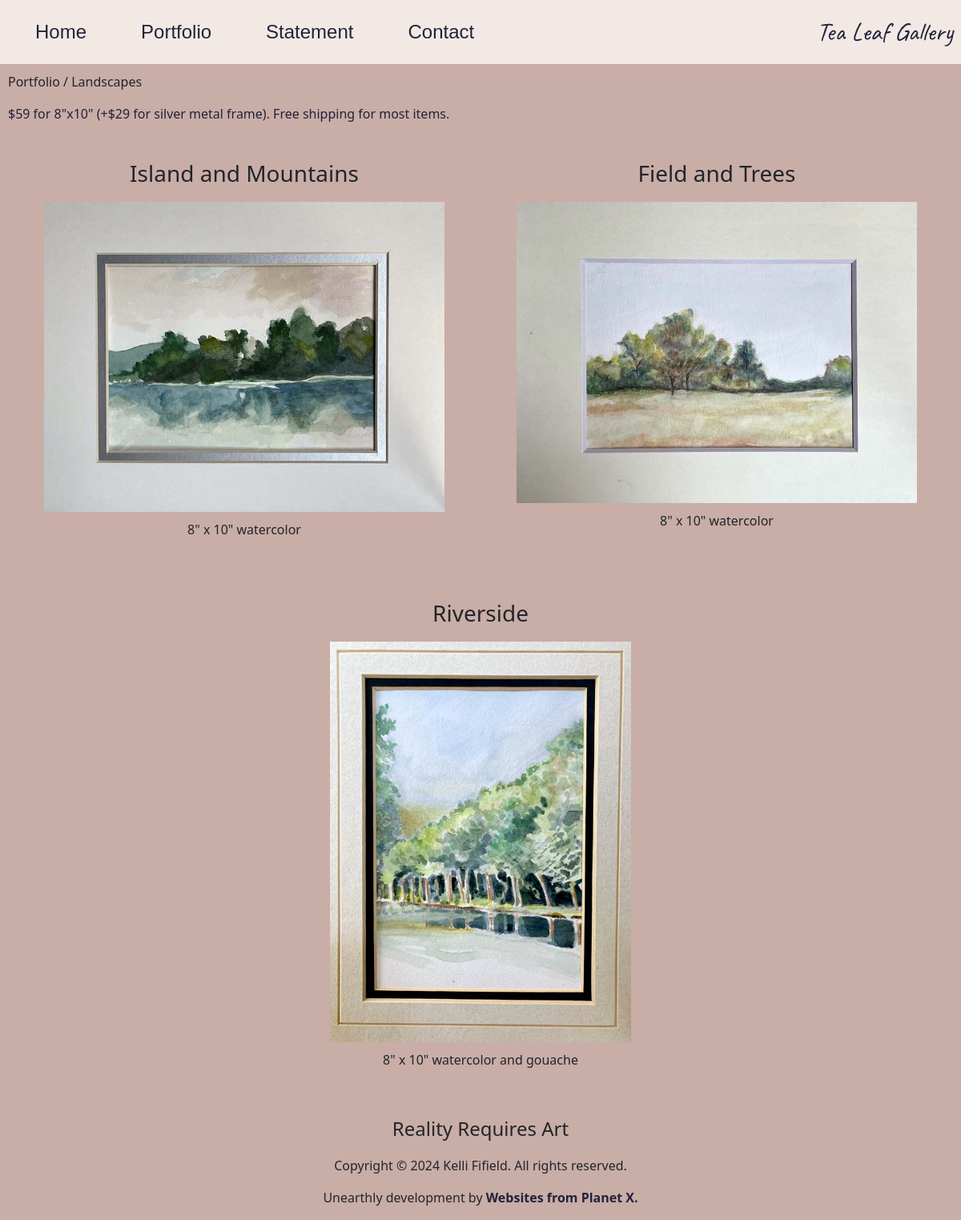
The page /category/Landscapes/ on the database its author committed.
### firstapp/models.py (models this page shows, shortened)
class Category(models.Model):
    name = models.CharField(max_length=100)

class Painting(models.Model):
    category = models.ForeignKey(
        Category, related_name="paintings", on_delete=models.CASCADE
    )
    title = models.CharField(max_length=200)
    description = models.TextField()
    image = models.ImageField(upload_to=get_upload_path)
    def image_orientation(self):
        image = Image.open(self.image.path)
        return "portrait" if image.height > image.width else "landscape"

### firstapp/views.py (the view)
class PaintingListView(ListView):
    template_name = "firstapp/painting_list.html"
    context_object_name = "paintings"
    def get_queryset(self):
        return Painting.objects.filter(category__name=self.kwargs["category_name"])
    def get_context_data(self, **kwargs):
        context = super().get_context_data(**kwargs)
        context["page_name"] = self.kwargs["category_name"]
        return context

### firstapp/context_processors.py (called while the page is built)
def website_name(request):
    return {
        "website_name": "TL Gallery",
    }

def categories(request):
    return {"categories": Category.objects.all()}

### firstapp/templatetags/custom_filters.py (called while the page is built)
@register.filter
def replace_chars(value):
    return value.replace('_', ' ')

### firstapp/templates/firstapp/painting_list.html (shortened to what this page needs)
{% extends 'firstapp/base.html' %}
{% load custom_filters %}
{% block content %}
<p>Portfolio / {{ page_name|replace_chars }}</p>
<p id="pricing-info">$59 for 8"x10" (+$29 for silver metal frame). Free shipping for most items.</p>
<div id="gallery">
  {% for painting in paintings %}
  <div class="painting">
    <h3 class="painting-title">{{ painting.title }}</h3>
    <img class="painting-image {{ painting.image_orientation }}" src="{{ painting.image.url }}" alt="{{ painting.title }}">
    <p class="painting-description">{{ painting.description }}</p>
  </div>
  {% endfor %}
</div>
{% endblock %}

### firstapp/templates/firstapp/base.html (shortened to what this page needs)
{% load static %}
{% load custom_filters %}
<!DOCTYPE html>
<html lang="en">
<head>
    <link rel="stylesheet" href="https://cdnjs.cloudflare.com/ajax/libs/normalize/8.0.1/normalize.min.css" />
    <link href="https://cdn.jsdelivr.net/npm/bootstrap@5.3.3/dist/css/bootstrap.min.css" rel="stylesheet">
    <link rel="stylesheet" type="text/css" href="{% static 'css/styles.css' %}">
</head>
<body>
    <header>
        <nav id="nav-links" aria-label="Main Navigation">
            <a href="{% url 'home' %}" class="nav-link">Home</a>
            <div class="dropdown">
                <a href="#" class="btn btn-secondary nav-link" role="button" id="portfolioDropdown" data-bs-toggle="dropdown" aria-expanded="false" aria-label="Portfolio Dropdown">
                    Portfolio
                </a>
            </div>
            <a href="{% url 'statement' %}" class="nav-link">Statement</a>
            <a href="{% url 'contact' %}" class="nav-link">Contact</a>
        </nav>
        <div id="business-name" aria-label="Business Name">Tea Leaf Gallery</div>
    </header>
    <main aria-label="Main Content">
        {% block content %}
        {% endblock %}
    </main>
    <footer aria-label="Footer">
        <p id="reality">Reality Requires Art</p>
        <p>Copyright © 2024 Kelli Fifield. All rights reserved.</p>
        <p>Unearthly development by <b class="planetx">Websites from Planet X.</b></p>
    </footer>
</body>
</html>

### firstapp/static/css/styles.css (style rules this page uses)
:root { --dark-blue-gray: #22223B; --blue-gray: #4A4E69; --lavender-gray: #9A8C98; --dusty-pink: #C9ADA7; --warm-beige: #F2E9E4; }
html, body { margin: 0px; padding: 0px; }
header { background-color: var(--warm-beige); display: flex; justify-content: space-between; align-items: center; padding: 10px; color: var(--dark-blue-gray); }
#nav-links { display: flex; justify-content: space-between; }
#nav-links a.nav-link { font-family: Arial, sans-serif; font-size: 1.5em; text-decoration: none; margin: 0 10px; color: var(--dark-blue-gray); background-color: transparent; border: none; padding: 0.5em 1em; }
#business-name { font-size: 2em; font-family: "Caveat", cursive; font-optical-sizing: auto; font-style: normal; }
body { background: var(--dusty-pink); display: flex; flex-direction: column; min-height: 100vh; }
main { padding: 10px; flex: 1 0 auto; }
#pricing-info { color: var(--dark-blue-gray); }
#gallery { display: flex; flex-wrap: wrap; justify-content: space-around; }
.painting { margin: 20px; }
.painting-image { width: 100%; height: auto; }
.painting-title { text-align: center; padding: 10px; }
.painting-description { text-align: center; padding: 10px; }
.painting-image.portrait { width: auto; height: 500px; }
.painting-image.landscape { width: 500px; height: auto; }
footer { flex-shrink: 0; text-align: center; }
#reality { font-size: 1.5em; text-align: center; }
.planetx { color: var(--dark-blue-gray); }

### rows shown on the page
Category: name "Landscapes"
Painting: title "Island and Mountains", image_orientation (picture), description "8\" x 10\" watercolor"
Painting: title "Field and Trees", image_orientation (picture), description "8\" x 10\" watercolor"
Painting: title "Riverside", image_orientation (picture), description "8\" x 10\" watercolor and gouache"
